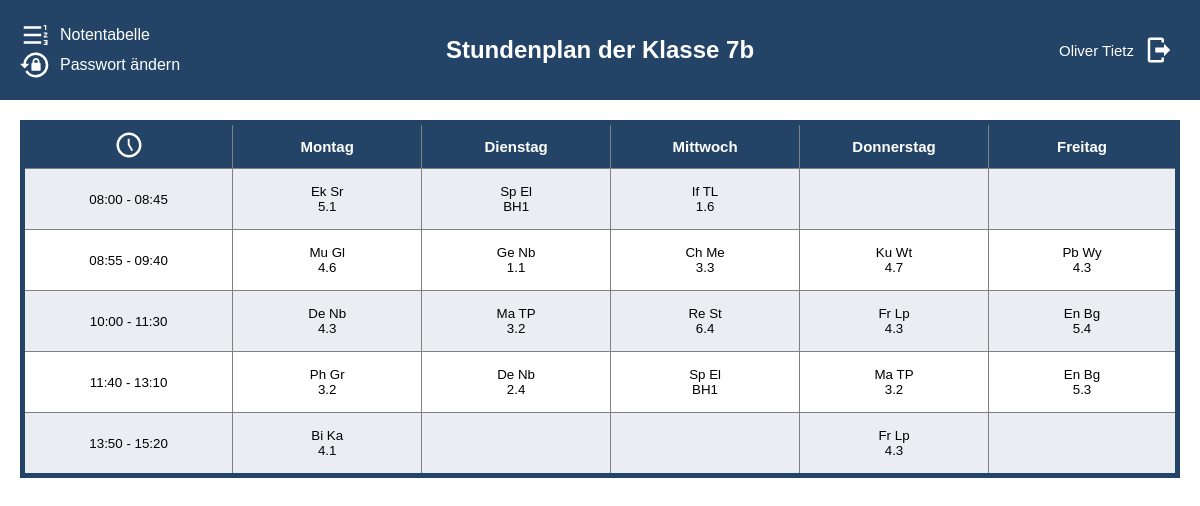
/schedule/7b/ (signed in), run on the app's committed database.
### stundenplan/models.py (models this page shows, shortened)
class Subject(models.Model):
    abkuerzung = models.CharField(max_length=3, unique=True)
    name = models.CharField(max_length=100, unique=True)
    grade = models.ManyToManyField(Grade, through='Subject_Grade')
    class Meta:
        verbose_name = 'Fach'
        verbose_name_plural = 'Fächer'
    pass

class Teacher(models.Model):
    first_name = models.CharField(max_length=30)
    last_name = models.CharField(max_length=30)
    short_name = models.CharField(max_length=3)
    subjects = models.ManyToManyField(Subject)
    class Meta:
        verbose_name = 'Lehrer'
        verbose_name_plural = 'Lehrer'
    pass

class Room(models.Model):
    room_number = models.CharField(max_length=30, unique=True)
    faecher = models.ManyToManyField(Subject)
    class Meta:
        verbose_name = 'Raum'
        verbose_name_plural = 'Räume'
    def __str__(self):
        return f"{self.room_number}"

### stundenplan/views.py (the view)
# urls.py: path('', index_view, name='index_view'),
@login_required
def index_view(request, bezeichnung):
    user = request.user
    if request.user.is_superuser or request.user.profile.klasse.bezeichnung == bezeichnung:
        context = get_plan(user, bezeichnung)
        return render(request, 'index.html', context)

### stundenplan/get_plan.py (called while the page is built)
def custom_subject_filter(klasse, lesson_number, weekday, week_choice):
    week_instance = Week.objects.get(week_choice=week_choice)
    lesson = Lesson.objects.filter(
        klasse=klasse,
        lesson_number=lesson_number,
        weekday=weekday,
        week_choice=week_instance,
    ).first()
    return lesson.subject.abkuerzung if lesson else ""

def custom_teacher_filter(klasse, lesson_number, weekday, week_choice):
    week_instance = Week.objects.get(week_choice=week_choice)
    lesson = Lesson.objects.filter(
        klasse=klasse,
        lesson_number=lesson_number,
        weekday=weekday,
        week_choice=week_instance,
    ).first()
    return lesson.teacher.short_name if lesson else ""

def custom_room_filter(klasse, lesson_number, weekday, week_choice):
    week_instance = Week.objects.get(week_choice=week_choice)
    lesson = Lesson.objects.filter(
        klasse=klasse,
        lesson_number=lesson_number,
        weekday=weekday,
        week_choice=week_instance,
    ).first()
    return lesson.room_number if lesson else ""

def set_username(user):
    if user.first_name and user.last_name:
        username = user.first_name + " " + user.last_name
    else:
        username = user.username
    return username

### templates/index.html (shortened to what this page needs)
<!DOCTYPE html>
<html lang="de">
<head>
    {% load static %}
    <link rel="stylesheet" type="text/css" href="{% static 'index.css' %}">
</head>
<body>
    <div class="header">
        <div class="logout-container-left" >
            <div class="horizontal">
                <svg class="logout"  xmlns="http://www.w3.org/2000/svg" viewBox="0 0 24 24"><path d="M3,13V11H17V13H3M3,19V17H17V19H3M3,7V5H17V7H3M20,8V5H19V4H21V8H20M19,17V16H22V20H19V19H21V18.5H20V17.5H21V17H19M21.25,10C21.67,10 22,10.34 22,10.75C22,10.95 21.92,11.14 21.79,11.27L20.12,13H22V14H19V13.08L21,11H19V10H21.25Z" /></svg>
                <a class="notentabell-view text" href="{% url 'index_view' %}">Notentabelle</a>
            </div>
            <div class="horizontal">
                <a class="text" href="{% url 'change_password' %}">Passwort ändern</a>
            </div>
        </div>
        <h1 class="header-heading">Stundenplan der Klasse {{klassenname}}</h1>
        <div class="logout-container-right" >
            <form method="post" action="{% url 'logout' %}">
                <button type="submit" class="logout-button">
                    <div>{{username}}</div>
                    <svg class="logout" xmlns="http://www.w3.org/2000/svg" viewBox="0 0 24 24"><path d="M16,17V14H9V10H16V7L21,12L16,17M14,2A2,2 0 0,1 16,4V6H14V4H5V20H14V18H16V20A2,2 0 0,1 14,22H5A2,2 0 0,1 3,20V4A2,2 0 0,1 5,2H14Z" /></svg>
                </button>
            </form>
        </div>
    </div>
    <div class="content">
        <table class="table table-striped table-bordered table-hover doFixed">
            <thead>
                <tr class="darkrow">
                    <th><svg class="clock" xmlns="http://www.w3.org/2000/svg" viewBox="0 0 24 24"><path d="M12 20C16.4 20 20 16.4 20 12S16.4 4 12 4 4 7.6 4 12 7.6 20 12 20M12 2C17.5 2 22 6.5 22 12S17.5 22 12 22C6.5 22 2 17.5 2 12C2 6.5 6.5 2 12 2M15.3 16.2L14 17L11 11.8V7H12.5V11.4L15.3 16.2Z" /></svg></th>
                    <th colspan="2">Montag</th>
                    <th colspan="2">Dienstag</th>
                    <th colspan="2">Mittwoch</th>
                    <th colspan="2">Donnerstag</th>
                    <th colspan="2">Freitag</th>
                </tr>
            </thead>
            <tbody>
                <tr class="darkrow 1. Studne">
                    <td>08:00 - 08:45</td>
                    <td colspan="2">{{monA1}} {{monA1Name}}<br>{{monA1Nr}}</td>
                    <td colspan="2">{{tueA1}} {{tueA1Name}}<br>{{tueA1Nr}}</td>
                    <td colspan="2">{{wedA1}} {{wedA1Name}}<br>{{wedA1Nr}}</td>
                    <td colspan="2">{{thuA1}} {{thuA1Name}}<br>{{thuA1Nr}}</td>
                    <td colspan="2">{{friA1}} {{friA1Name}}<br>{{friA1Nr}}</td>
                </tr>
                <tr class="2. Studne">
                    <td>08:55 - 09:40</td>
                    <td colspan="2">{{monA2}} {{monA2Name}}<br>{{monA2Nr}}</td>
                    <td colspan="2">{{tueA2}} {{tueA2Name}}<br>{{tueA2Nr}}</td>
                    <td colspan="2">{{wedA2}} {{wedA2Name}}<br>{{wedA2Nr}}</td>
                    <td colspan="2">{{thuA2}} {{thuA2Name}}<br>{{thuA2Nr}}</td>
                    <td colspan="2">{{friA2}} {{friA2Name}}<br>{{friA2Nr}}</td>
                </tr>
                <tr class="darkrow 3./4. Studne">
                    <td>10:00 - 11:30</td>
                    <td colspan="2">{{monA3_4}} {{monA3_4Name}}<br>{{monA3_4Nr}}</td>
                    <td colspan="2">{{tueA3_4}} {{tueA3_4Name}}<br>{{tueA3_4Nr}}</td>
                    <td colspan="2">{{wedA3_4}} {{wedA3_4Name}}<br>{{wedA3_4Nr}}</td>
                    <td colspan="2">{{thuA3_4}} {{thuA3_4Name}}<br>{{thuA3_4Nr}}</td>
                    <td colspan="2">{{friA3_4}} {{friA3_4Name}}<br>{{friA3_4Nr}}</td>
                </tr>
                <tr class="5./6. Stunde">
                    <td data-label="Zeit">11:40 - 13:10</td>
                    <td data-label="Montag A" colspan="2">{{monA5_6}}&nbsp;{{monA5_6Name}}<br>{{monA5_6Nr}}</td>
                    <td data-label="Dienstag A" colspan="2">{{tueA5_6}}&nbsp;{{tueA5_6Name}}<br>{{tueA5_6Nr}}</td>
                    <td data-label="Mittwoch A" colspan="2">{{wedA5_6}}&nbsp;{{wedA5_6Name}}<br>{{wedA5_6Nr}}</td>
                    <td data-label="Donnerstag A" colspan="2">{{thuA5_6}}&nbsp;{{thuA5_6Name}}<br>{{thuA5_6Nr}}</td>
                    <td data-label="Freitag A" colspan="2">{{friA5_6}}&nbsp;{{friA5_6Name}}<br>{{friA5_6Nr}}</td>
                </tr>
                <tr class="darkrow 7./8. Stunde">
                    <td data-label="Zeit">13:50 - 15:20</td>
                    <td data-label="Montag A" colspan="2">{{monA7_8}}&nbsp;{{monA7_8Name}}<br>{{monA7_8Nr}}</td>
                    <td data-label="Dienstag A" colspan="2">{{tueA7_8}}&nbsp;{{tueA7_8Name}}<br>{{tueA7_8Nr}}</td>
                    <td data-label="Mittwoch A" colspan="2">{{wedA7_8}}&nbsp;{{wedA7_8Name}}<br>{{wedA7_8Nr}}</td>
                    <td data-label="Donnerstag A" colspan="2">{{thuA7_8}}&nbsp;{{thuA7_8Name}}<br>{{thuA7_8Nr}}</td>
                    <td data-label="Freitag A" colspan="2">{{friA7_8}}&nbsp;{{friA7_8Name}}<br>{{friA7_8Nr}}</td>
                </tr>
            </tbody>
        </table>
    </div>
</body>
</html>

### static/index.css (style rules this page uses)
:root { --background-color: #ffffff; --second-background-color: #E5E1DA; --darkrow: #23456718; --dark-accent: rgb(35,68,103); --ligth-accent: #b1dae7; --dark-font: #27374D; --ligth-font: white; }
body { display: flex; justify-content: center; align-items: center; flex-direction: column; font-family: Arial, Helvetica, sans-serif; background-color: var(--background-color); margin: 0; padding: 0; }
.header { position: fixed; background-color: var(--dark-accent); width: 100%; left: 0; top: 0; color: var(--ligth-font); display: flex; align-items: center; justify-content: space-between; height: 100px; padding: 0 20px; box-sizing: border-box; }
.header-heading { position: absolute; left: 50%; transform: translateX(-50%); font-size: 1.5rem; text-align: center; }
.logout-container-right { display: flex; align-items: flex-end; flex-direction: column; justify-content: flex-end; position: absolute; right: 20px; }
.logout-container-left { display: flex; align-items: flex-start; flex-direction: column; position: absolute; justify-content: flex-start; left: 20px; }
.logout { height: 30px; width: 30px; fill: var(--ligth-font); }
.logout-button { background-color: transparent; color: var(--ligth-font); border: none; font-size: 15px; cursor: pointer; display: flex; align-items: center; gap: 10px; }
.content { margin-top: 100px; width: 100%; overflow-x: auto; padding: 20px; box-sizing: border-box; }
table { table-layout: fixed; width: 100%; max-width: 1200px; margin: 0 auto; border-collapse: collapse; border: var(--dark-accent) solid 5px; }
th, td { width: 10%; height: 50px; text-align: center; vertical-align: middle; font-size: 10pt; padding: 5px; border: 1px solid gray; word-wrap: break-word; overflow-wrap: break-word; }
th { background-color: var(--dark-accent); color: var(--ligth-font); font-size: 15px !important; height: 30px !important; }
th:last-child, td:last-child { width: 10% !important; }
tbody tr { height: 50px; }
.darkrow { background-color: var(--darkrow); }
.clock { height: 30px; width: auto; color: var(--ligth-font); fill: var(--ligth-font); }
.notentabell-view { color: var(--ligth-font); text-decoration: underline; cursor: pointer; }
.horizontal { display: flex; flex-direction: row; align-items: center; justify-content: flex-start; }
.text { padding-left: 10px; text-decoration: none; color: var(--ligth-font); }

### data on the page
Subject: abkuerzung "Ek"
Teacher: short_name "Sr"
Room: room_number "5.1"
Subject: abkuerzung "Sp"
Teacher: short_name "El"
Room: room_number "BH1"
Subject: abkuerzung "If"
Teacher: short_name "TL"
Room: room_number "1.6"
Subject: abkuerzung "Mu"
Teacher: short_name "Gl"
Room: room_number "4.6"
Subject: abkuerzung "Ge"
Teacher: short_name "Nb"
Room: room_number "1.1"
Subject: abkuerzung "Ch"
Teacher: short_name "Me"
Room: room_number "3.3"
Subject: abkuerzung "Ku"
Teacher: short_name "Wt"
Room: room_number "4.7"
Subject: abkuerzung "Pb"
Teacher: short_name "Wy"
Room: room_number "4.3"
Subject: abkuerzung "De"
Subject: abkuerzung "Ma"
Teacher: short_name "TP"
Room: room_number "3.2"
Subject: abkuerzung "Re"
Teacher: short_name "St"
Room: room_number "6.4"
Subject: abkuerzung "Fr"
Teacher: short_name "Lp"
Subject: abkuerzung "En"
Teacher: short_name "Bg"
Room: room_number "5.4"
Subject: abkuerzung "Ph"
Teacher: short_name "Gr"
Room: room_number "2.4"
Room: room_number "5.3"
Subject: abkuerzung "Bi"
Teacher: short_name "Ka"
Room: room_number "4.1"

### other printed values
{{ klassenname }} "7b"
{{ username }} "Oliver Tietz"
